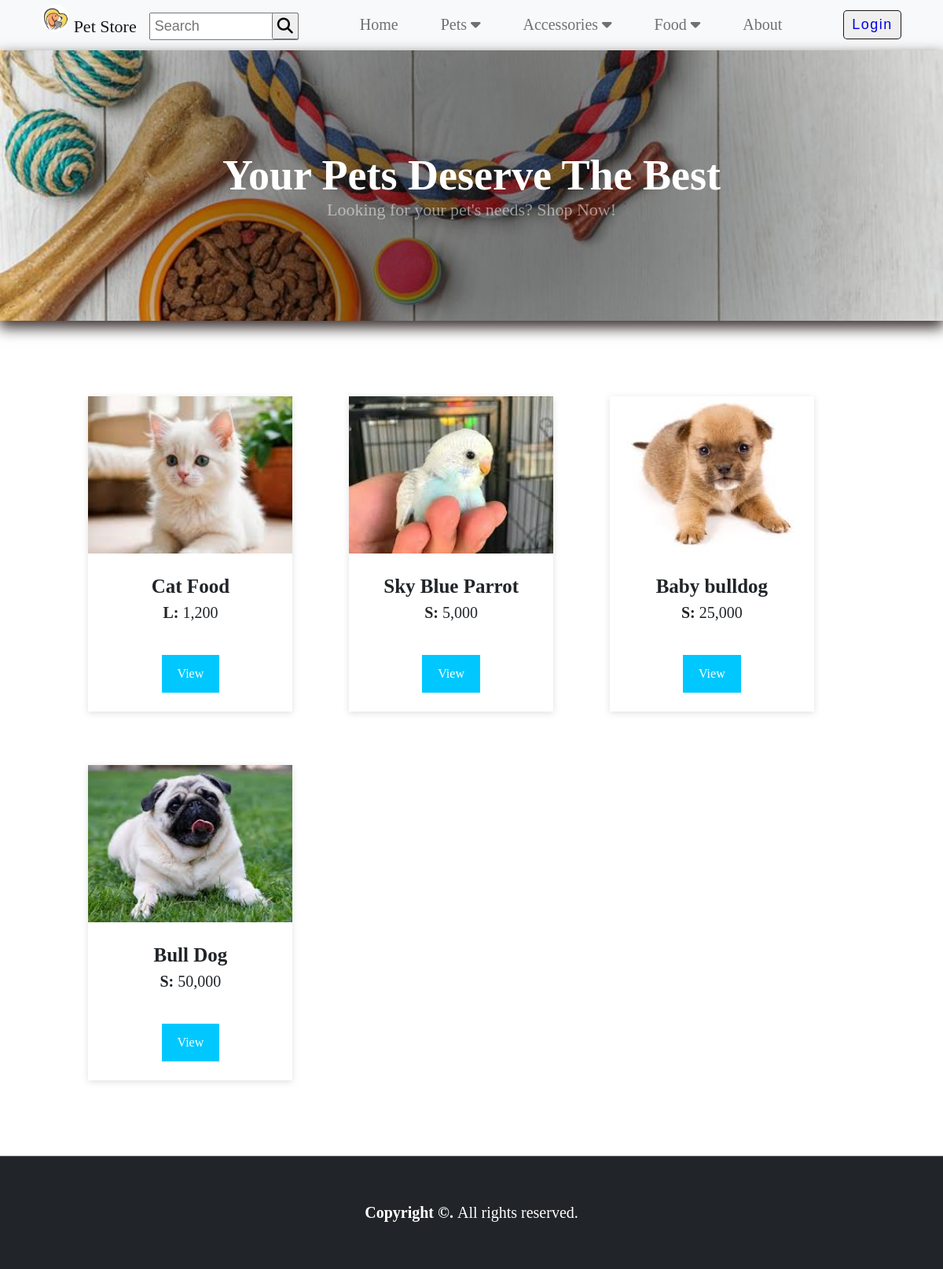
The page / on the database its author committed.
### tables this page shows
CREATE TABLE `system_info` (
  `id` int(255) NOT NULL,
  `field` text NOT NULL,
  `value` text NOT NULL
);

CREATE TABLE `product` (
  `id` int(255) NOT NULL,
  `category_id` int(255) NOT NULL,
  `sub_category_id` int(255) NOT NULL,
  `product_name` varchar(255) NOT NULL,
  `description` varchar(255) NOT NULL
);

### home.php (the view)
<header class="banner" id="main-header">
    <div class="text-center">
        <h1 class="head-message">Your Pets Deserve The Best</h1>
        <p class="subhead-message">Looking for your pet's needs? Shop Now!</p>
    </div>
</header>
<?php
function validate_image($img_path) {
    if (!empty($img_path) && file_exists($img_path)) {
        return $img_path;
    } else {
        return 'uploads/cat4.jpg';
    }
}
?>
<section class="product">
    <div class="container">
        <div class="row">
            <?php
            $products = $conn->query("SELECT * FROM `product` ORDER BY rand() LIMIT 8");
            while ($row = $products->fetch_assoc()):
                $upload_path = 'admin/uploads/product_'.$row['id'];
                $img = "";
                if (is_dir($upload_path)) {
                    $fileO = scandir($upload_path);
                    if (isset($fileO[2])) {
                        $img = $upload_path."/".$fileO[2];
                    }
                }
                $inventory = $conn->query("SELECT * FROM inventory WHERE product_id = ".$row['id']);
                $inv = array();
                while ($ir = $inventory->fetch_assoc()) {
                    $inv[$ir['size']] = number_format($ir['price']);
                }
                if (!empty($inv)):
            ?>
                <div class="col-md-3">
                    <div class="product-item card">
                        <img class="card-img" src="<?php echo validate_image($img); ?>" alt="Product Image" />
                        <div class="card-body">
                            <div class="text-center">
                                <h5 class="boder-name"><?php echo $row['product_name']; ?></h5>
                                <?php foreach ($inv as $k => $v): ?>
                                    <span><b><?php echo $k; ?>: </b><?php echo $v; ?></span><br>
                                <?php endforeach; ?>
                            </div>
                        </div>
                        <div class="card-footer">
                            <div class="text-center">
                                <a class="view" href="index.php?page=view_product&id=<?php echo $row['id']; ?>">View</a>
                            </div>
                        </div>
                    </div>
                </div>
            <?php
                endif;
            endwhile;
            ?>
        </div>
    </div>
</section>

### index.php (shortened to what this page needs)
<?php
include('connection.php');
?>
<!DOCTYPE html>
<html lang="en">
<head>
    <link rel="stylesheet" href="https://cdnjs.cloudflare.com/ajax/libs/font-awesome/6.6.0/css/all.min.css"/>
    <link rel="stylesheet" href="css/style.css"/>
</head>
<body>
  <div class="wrapper">
<?php require_once('inc/topBarNav.php') ?>
    <?php
            $pages = [
                'cart_list' => 'cart.php',
                'edit_account' => 'edit_account.php',
                'checkout' => 'checkout.php',
                'my_account' => 'my_account.php',
                'about' => 'about.html',
                'product' => 'product.php',
                'view_product' => 'view_product.php',
            ];
            if (isset($_GET['page']) && array_key_exists($_GET['page'], $pages)) {
                include($pages[$_GET['page']]);
            } else {
                include('home.php');
            }
            ?>
  <?php require_once('inc/footer.php') ?>
  </div>
</body>
</html>

### inc/topBarNav.php (shortened to what this page needs)
<nav class="navbar">
        <div class="container">
            <div class="intro">
              <a class="navbar-brand" href="./">
                          <?php
                              $logoQuery = "SELECT * FROM system_info WHERE field='logo'";
                              $logoResult = mysqli_query($conn, $logoQuery);
                              while ($row = mysqli_fetch_array($logoResult)) {
                              ?><img src="admin/<?php echo $row['value']?>" width="30" height="30">
                              <?php
                              }
                              $logoQuery = "SELECT * FROM system_info WHERE field='short_name'";
                              $logoResult = mysqli_query($conn, $logoQuery);
                              while ($row = mysqli_fetch_array($logoResult)) {
                              ?><?php echo $row['value']?>
                              <?php
                              }
                              ?>
              </a>
                <form id="search-form">
                  <div class="input-group">
                    <input class="form-search" type="search" placeholder="Search" aria-label="Search" name="search">
                    <button type="submit"><i class="fa-solid fa-magnifying-glass"></i></button>
                  </div>
                </form>
            </div>
            <div class="menu">
              <ul class="nav-menu">
                <li class="nav-item"><a class="nav-link" href="./">Home</a></li>
                <li class="nav-item item dropdown-icon" id="dropdownButton"><a class="nav-link" href="">Pets <i class="fa-solid fa-caret-down"></i></a>
                </li>
                <li class="nav-item item dropdown-icon" id="dropdownButton"><a class="nav-link" href="">Accessories <i class="fa-solid fa-caret-down"></i></a>
                  </li>
                  <li class="nav-item item dropdown-icon" id="dropdownButton"><a class="nav-link" href="">Food <i class="fa-solid fa-caret-down"></i></a>
                  </li>
                <li class="nav-item"><a class="nav-link" href="index.php?page=about">About</a></li>
              </ul>
            </div>
            <div class="user-cart">
            <?php if(isset($_SESSION['firstname'])): ?>
                <div class="cart" style="display:flex;">
                    <a href="index.php?page=cart_list">
                        Cart
                        <span class="cart-count" id="cart-count">
                            2
                        </span>
                    </a>
                    <a href="index.php?page=my_account" class="text-dark"><b>Hi, <?php echo $_SESSION['firstname']; ?>!</b></a>
                    <a href="logout.php" class="text-dark"><i class="fa fa-sign-out-alt"></i></a>
                </div>
            <?php else: ?>
                <button class="btn" id="login-btn" type="button"><a href="login.php">Login</a></button>
            <?php endif; ?>
            </div>
        </div>
    </nav>

### inc/footer.php
<footer class="main-footer">
      <p>
        <strong>
          Copyright ©.
        </strong>
      All rights reserved.
    </p>
    </footer>

### css/style.css (style rules this page uses)
* { margin: 0; padding: 0; box-sizing: border-box; }
.wrapper { width: auto; }
.main-footer { height: 18vh; display: grid; place-items: center; border-top: 1px solid #ffffff4f; background-color: #212529; color: #FFFFFF; font-size: 20px; }

### rows shown on the page
system_info: value (picture)
system_info: value "Pet Store"
product: shows a picture, product_name "Cat Food", k "L", v "1,200"
product: shows a picture, product_name "Sky Blue Parrot", k "S", v "5,000"
product: shows a picture, product_name "Baby bulldog", k "S", v "25,000"
product: shows a picture, product_name "Bull Dog", k "S", v "50,000"
